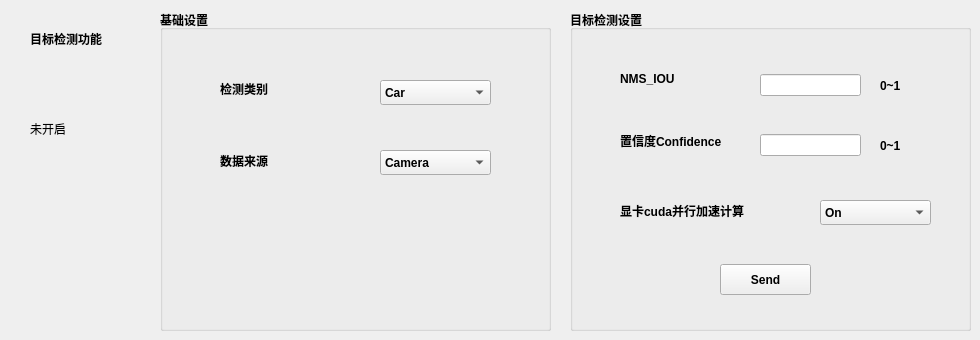
                 <widget class="QWidget" name="tab_2">
                  <attribute name="title">
                   <string>目标检测</string>
                  </attribute>
                  <widget class="QWidget" name="verticalLayoutWidget_2">
                   <property name="geometry">
                    <rect>
                     <x>570</x>
                     <y>10</y>
                     <width>401</width>
                     <height>321</height>
                    </rect>
                   </property>
                   <layout class="QVBoxLayout" name="verticalLayout_2">
                    <item>
                     <widget class="QGroupBox" name="groupBox_7">
                      <property name="font">
                       <font>
                        <weight>75</weight>
                        <bold>true</bold>
                       </font>
                      </property>
                      <property name="title">
                       <string>目标检测设置</string>
                      </property>
                      <widget class="QLabel" name="label_34">
                       <property name="geometry">
                        <rect>
                         <x>50</x>
                         <y>60</y>
                         <width>101</width>
                         <height>17</height>
                        </rect>
                       </property>
                       <property name="text">
                        <string>NMS_IOU</string>
                       </property>
                      </widget>
                      <widget class="QLabel" name="label_33">
                       <property name="geometry">
                        <rect>
                         <x>50</x>
                         <y>120</y>
                         <width>131</width>
                         <height>21</height>
                        </rect>
                       </property>
                       <property name="text">
                        <string>置信度Confidence</string>
                       </property>
                      </widget>
                      <widget class="QLabel" name="label_35">
                       <property name="geometry">
                        <rect>
                         <x>50</x>
                         <y>190</y>
                         <width>161</width>
                         <height>21</height>
                        </rect>
                       </property>
                       <property name="text">
                        <string>显卡cuda并行加速计算</string>
                       </property>
                      </widget>
                      <widget class="QComboBox" name="comboBox_cuda">
                       <property name="geometry">
                        <rect>
                         <x>250</x>
                         <y>190</y>
                         <width>111</width>
                         <height>25</height>
                        </rect>
                       </property>
                       <item>
                        <property name="text">
                         <string>On</string>
                        </property>
                       </item>
                       <item>
                        <property name="text">
                         <string>Off</string>
                        </property>
                       </item>
                      </widget>
                      <widget class="QPushButton" name="pushButton_detection">
                       <property name="geometry">
                        <rect>
                         <x>150</x>
                         <y>254</y>
                         <width>91</width>
                         <height>31</height>
                        </rect>
                       </property>
                       <property name="text">
                        <string>Send</string>
                       </property>
                      </widget>
                      <widget class="QWidget" name="verticalLayoutWidget_5">
                       <property name="geometry">
                        <rect>
                         <x>190</x>
                         <y>60</y>
                         <width>101</width>
                         <height>31</height>
                        </rect>
                       </property>
                       <layout class="QVBoxLayout" name="verticalLayout_7">
                        <item>
                         <widget class="QLineEdit" name="lineEdit_iou"/>
                        </item>
                       </layout>
                      </widget>
                      <widget class="QWidget" name="verticalLayoutWidget_6">
                       <property name="geometry">
                        <rect>
                         <x>190</x>
                         <y>120</y>
                         <width>101</width>
                         <height>31</height>
                        </rect>
                       </property>
                       <layout class="QVBoxLayout" name="verticalLayout_8">
                        <item>
                         <widget class="QLineEdit" name="lineEdit_confidence"/>
                        </item>
                       </layout>
                      </widget>
                      <widget class="QWidget" name="verticalLayoutWidget_7">
                       <property name="geometry">
                        <rect>
                         <x>310</x>
                         <y>60</y>
                         <width>69</width>
                         <height>31</height>
                        </rect>
                       </property>
                       <layout class="QVBoxLayout" name="verticalLayout_9">
                        <item>
                         <widget class="QLabel" name="label_28">
                          <property name="text">
                           <string>0~1</string>
                          </property>
                         </widget>
                        </item>
                       </layout>
                      </widget>
                      <widget class="QWidget" name="verticalLayoutWidget_8">
                       <property name="geometry">
                        <rect>
                         <x>310</x>
                         <y>120</y>
                         <width>69</width>
                         <height>31</height>
                        </rect>
                       </property>
                       <layout class="QVBoxLayout" name="verticalLayout_10">
                        <item>
                         <widget class="QLabel" name="label_38">
                          <property name="text">
                           <string>0~1</string>
                          </property>
                         </widget>
                        </item>
                       </layout>
                      </widget>
                     </widget>
                    </item>
                   </layout>
                  </widget>
                  <widget class="QWidget" name="verticalLayoutWidget_4">
                   <property name="geometry">
                    <rect>
                     <x>30</x>
                     <y>60</y>
                     <width>91</width>
                     <height>41</height>
                    </rect>
                   </property>
                   <layout class="QVBoxLayout" name="horizontalLayout_detection"/>
                  </widget>
                  <widget class="QLabel" name="label_24">
                   <property name="geometry">
                    <rect>
                     <x>30</x>
                     <y>30</y>
                     <width>121</width>
                     <height>17</height>
                    </rect>
                   </property>
                   <property name="font">
                    <font>
                     <weight>75</weight>
                     <bold>true</bold>
                    </font>
                   </property>
                   <property name="text">
                    <string>目标检测功能</string>
                   </property>
                  </widget>
                  <widget class="QWidget" name="verticalLayoutWidget_3">
                   <property name="geometry">
                    <rect>
                     <x>160</x>
                     <y>10</y>
                     <width>391</width>
                     <height>321</height>
                    </rect>
                   </property>
                   <layout class="QVBoxLayout" name="verticalLayout_3">
                    <item>
                     <widget class="QGroupBox" name="groupBox_6">
                      <property name="font">
                       <font>
                        <weight>75</weight>
                        <bold>true</bold>
                       </font>
                      </property>
                      <property name="title">
                       <string>基础设置</string>
                      </property>
                      <widget class="QComboBox" name="comboBox_data">
                       <property name="geometry">
                        <rect>
                         <x>220</x>
                         <y>140</y>
                         <width>111</width>
                         <height>25</height>
                        </rect>
                       </property>
                       <item>
                        <property name="text">
                         <string>Camera</string>
                        </property>
                       </item>
                       <item>
                        <property name="text">
                         <string>RGB-D</string>
                        </property>
                       </item>
                       <item>
                        <property name="text">
                         <string>Data Source</string>
                        </property>
                       </item>
                      </widget>
                      <widget class="QLabel" name="label_29">
                       <property name="geometry">
                        <rect>
                         <x>60</x>
                         <y>140</y>
                         <width>101</width>
                         <height>21</height>
                        </rect>
                       </property>
                       <property name="text">
                        <string>数据来源</string>
                       </property>
                      </widget>
                      <widget class="QComboBox" name="comboBox_type">
                       <property name="geometry">
                        <rect>
                         <x>220</x>
                         <y>70</y>
                         <width>111</width>
                         <height>25</height>
                        </rect>
                       </property>
                       <item>
                        <property name="text">
                         <string>Car</string>
                        </property>
                       </item>
                       <item>
                        <property name="text">
                         <string>Person</string>
                        </property>
                       </item>
                       <item>
                        <property name="text">
                         <string>Traffic Light</string>
                        </property>
                       </item>
                       <item>
                        <property name="text">
                         <string>Lane</string>
                        </property>
                       </item>
                      </widget>
                      <widget class="QLabel" name="label_30">
                       <property name="geometry">
                        <rect>
                         <x>60</x>
                         <y>70</y>
                         <width>101</width>
                         <height>17</height>
                        </rect>
                       </property>
                       <property name="text">
                        <string>检测类别</string>
                       </property>
                      </widget>
                     </widget>
                    </item>
                   </layout>
                  </widget>
                  <widget class="QLabel" name="label_detection_status">
                   <property name="geometry">
                    <rect>
                     <x>30</x>
                     <y>120</y>
                     <width>67</width>
                     <height>17</height>
                    </rect>
                   </property>
                   <property name="text">
                    <string>未开启</string>
                   </property>
                  </widget>
                 </widget>
